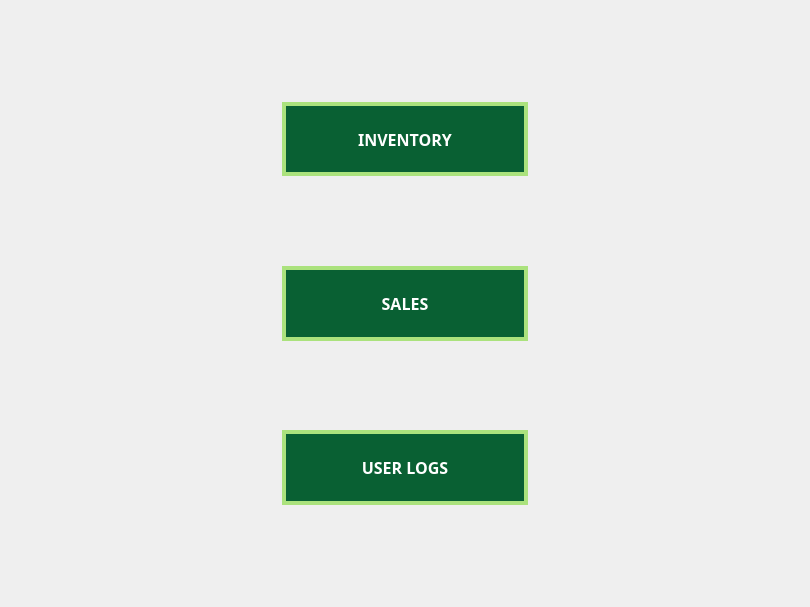
<?xml version="1.0" encoding="UTF-8"?>
<ui version="4.0">
 <class>MainWindow</class>
 <widget class="QMainWindow" name="MainWindow">
  <property name="geometry">
   <rect>
    <x>0</x>
    <y>0</y>
    <width>810</width>
    <height>607</height>
   </rect>
  </property>
  <property name="windowTitle">
   <string>MainWindow</string>
  </property>
  <widget class="QWidget" name="centralwidget">
   <property name="styleSheet">
    <string notr="true">.QPushButton{
	background-color: rgb(9, 96, 51);
	color: rgb(255, 255, 255);
	border:4px solid rgb(171, 226, 125);
}</string>
   </property>
   <layout class="QHBoxLayout" name="horizontalLayout">
    <item>
     <spacer name="horizontalSpacer">
      <property name="orientation">
       <enum>Qt::Horizontal</enum>
      </property>
      <property name="sizeHint" stdset="0">
       <size>
        <width>40</width>
        <height>20</height>
       </size>
      </property>
     </spacer>
    </item>
    <item>
     <widget class="QWidget" name="widget" native="true">
      <layout class="QVBoxLayout" name="verticalLayout">
       <item>
        <spacer name="verticalSpacer">
         <property name="orientation">
          <enum>Qt::Vertical</enum>
         </property>
         <property name="sizeHint" stdset="0">
          <size>
           <width>20</width>
           <height>40</height>
          </size>
         </property>
        </spacer>
       </item>
       <item>
        <widget class="QPushButton" name="Inven_btn">
         <property name="sizePolicy">
          <sizepolicy hsizetype="Expanding" vsizetype="MinimumExpanding">
           <horstretch>0</horstretch>
           <verstretch>0</verstretch>
          </sizepolicy>
         </property>
         <property name="maximumSize">
          <size>
           <width>16777215</width>
           <height>74</height>
          </size>
         </property>
         <property name="font">
          <font>
           <family>DM Sans</family>
           <pointsize>12</pointsize>
           <bold>true</bold>
          </font>
         </property>
         <property name="text">
          <string>INVENTORY</string>
         </property>
        </widget>
       </item>
       <item>
        <spacer name="verticalSpacer_2">
         <property name="orientation">
          <enum>Qt::Vertical</enum>
         </property>
         <property name="sizeHint" stdset="0">
          <size>
           <width>20</width>
           <height>40</height>
          </size>
         </property>
        </spacer>
       </item>
       <item>
        <widget class="QPushButton" name="Sales_btn">
         <property name="sizePolicy">
          <sizepolicy hsizetype="Expanding" vsizetype="MinimumExpanding">
           <horstretch>0</horstretch>
           <verstretch>0</verstretch>
          </sizepolicy>
         </property>
         <property name="maximumSize">
          <size>
           <width>16777215</width>
           <height>75</height>
          </size>
         </property>
         <property name="font">
          <font>
           <family>DM Sans</family>
           <pointsize>12</pointsize>
           <bold>true</bold>
          </font>
         </property>
         <property name="text">
          <string>SALES</string>
         </property>
        </widget>
       </item>
       <item>
        <spacer name="verticalSpacer_4">
         <property name="orientation">
          <enum>Qt::Vertical</enum>
         </property>
         <property name="sizeHint" stdset="0">
          <size>
           <width>20</width>
           <height>40</height>
          </size>
         </property>
        </spacer>
       </item>
       <item>
        <widget class="QPushButton" name="Ulogs_btn">
         <property name="sizePolicy">
          <sizepolicy hsizetype="Minimum" vsizetype="MinimumExpanding">
           <horstretch>0</horstretch>
           <verstretch>0</verstretch>
          </sizepolicy>
         </property>
         <property name="maximumSize">
          <size>
           <width>16777215</width>
           <height>75</height>
          </size>
         </property>
         <property name="font">
          <font>
           <family>DM Sans</family>
           <pointsize>12</pointsize>
           <bold>true</bold>
          </font>
         </property>
         <property name="text">
          <string>USER LOGS</string>
         </property>
        </widget>
       </item>
       <item>
        <spacer name="verticalSpacer_3">
         <property name="orientation">
          <enum>Qt::Vertical</enum>
         </property>
         <property name="sizeHint" stdset="0">
          <size>
           <width>20</width>
           <height>40</height>
          </size>
         </property>
        </spacer>
       </item>
      </layout>
     </widget>
    </item>
    <item>
     <spacer name="horizontalSpacer_2">
      <property name="orientation">
       <enum>Qt::Horizontal</enum>
      </property>
      <property name="sizeHint" stdset="0">
       <size>
        <width>40</width>
        <height>20</height>
       </size>
      </property>
     </spacer>
    </item>
   </layout>
  </widget>
 </widget>
 <resources/>
 <connections/>
</ui>
